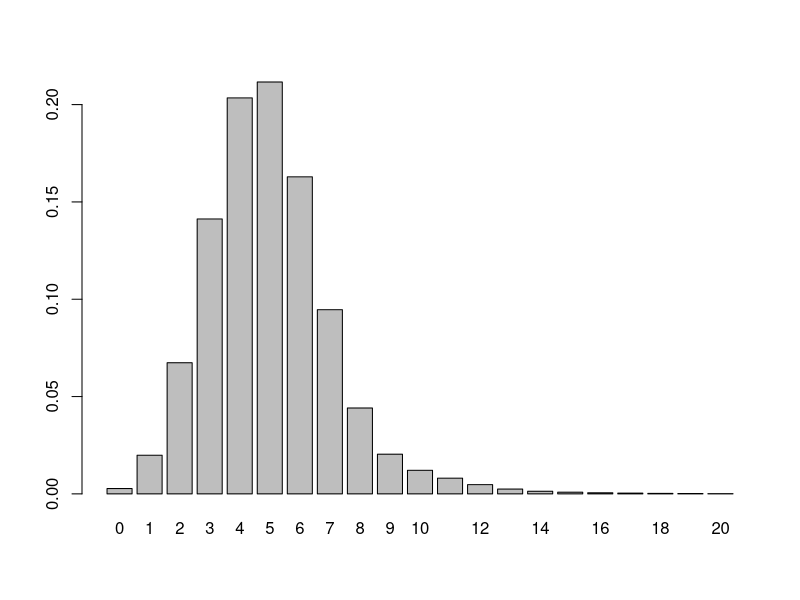
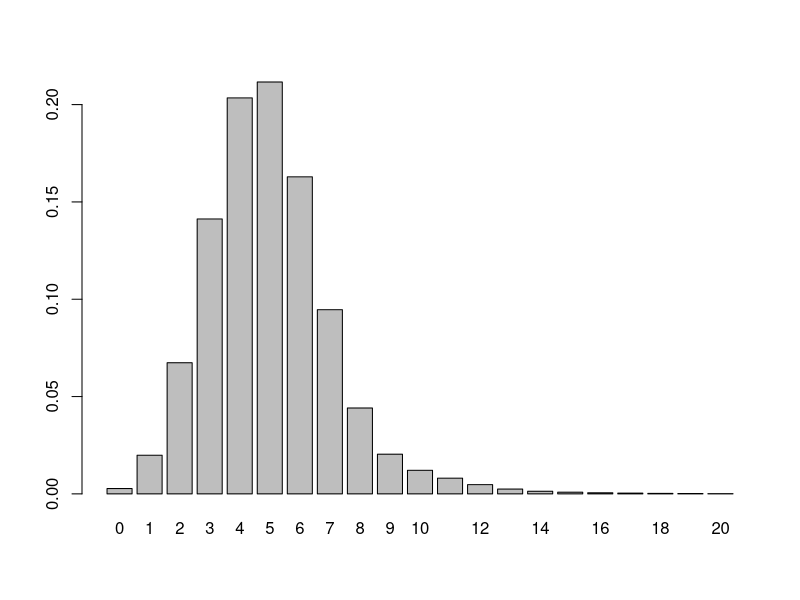
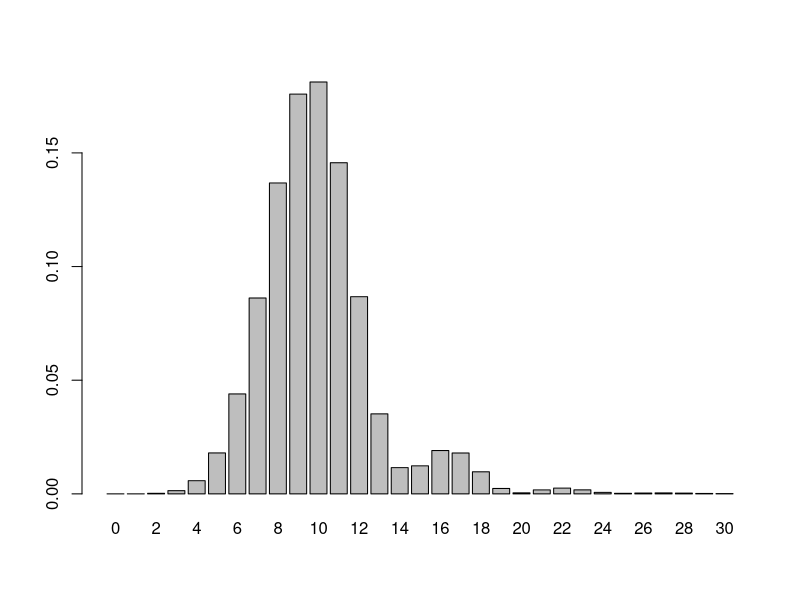
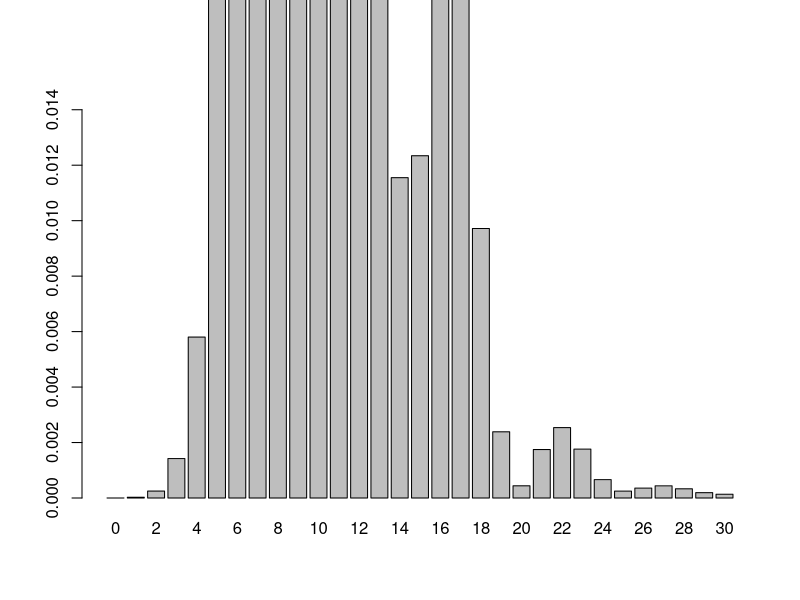
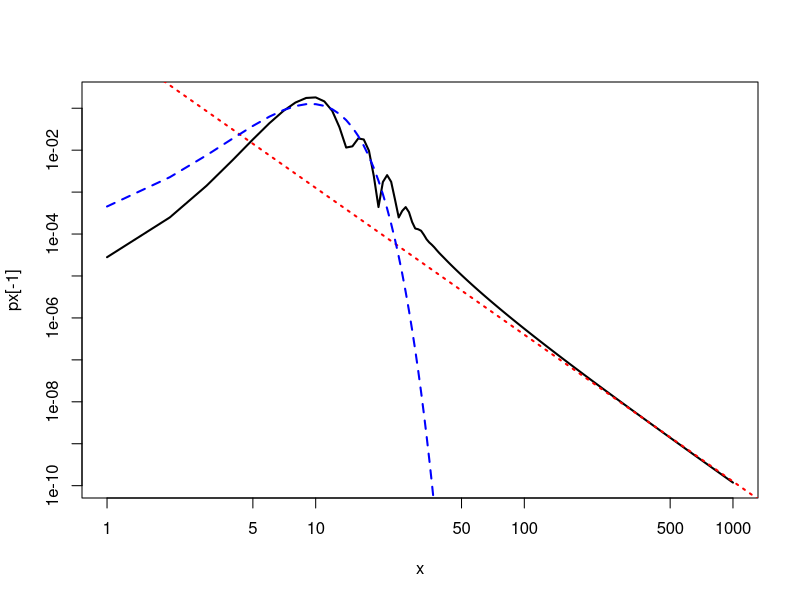
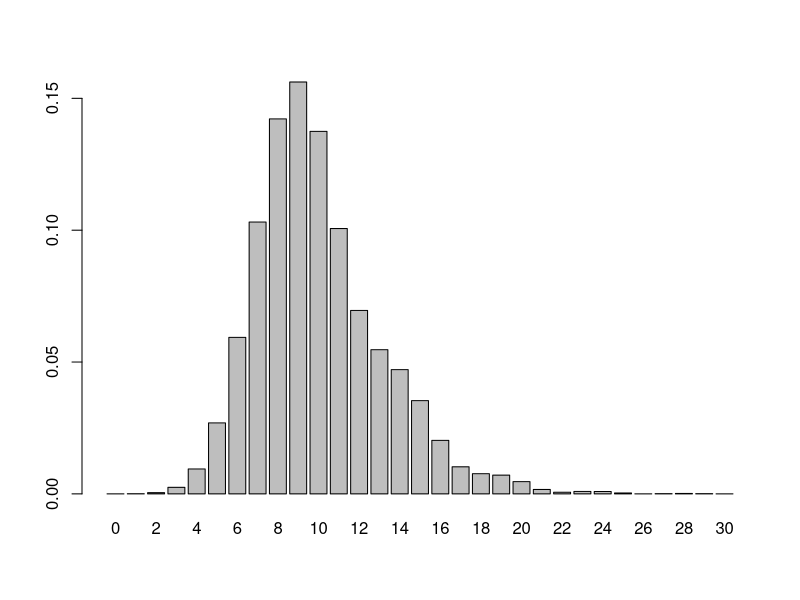
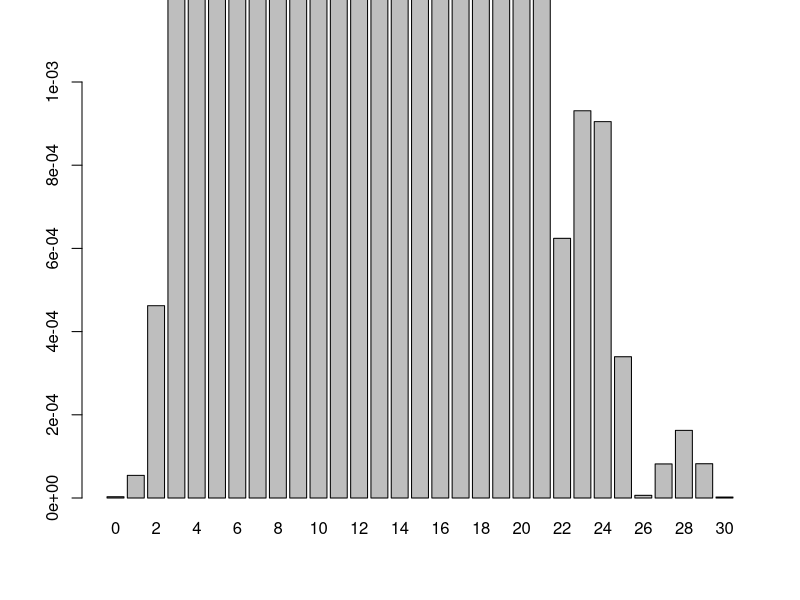
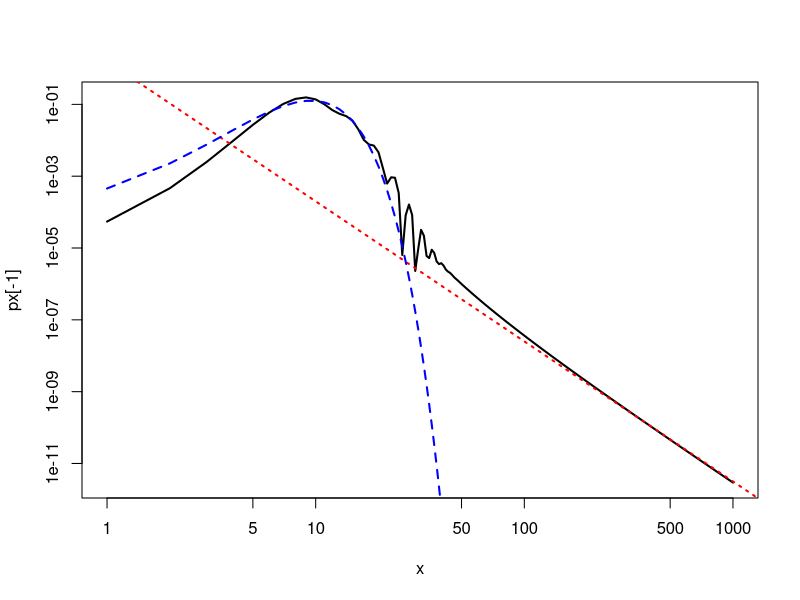

The R script that drew these images, in order:
## ---- chunk 1
library(tidyverse)
theme_set(theme_bw())
#source("util.R")
## ---- chunk 2
# alpha<-2.5
# gamma<-0.9
# delta<-5

validgamma<-function(gamma,alpha){
  if(alpha<=0){ #alpha must be positive
    return(FALSE)
  }
  if(gamma==0){ #if gamma=0, this is ordinary Poisson, so alpha=1 by convention
    return(alpha==1)
  }
  #hereafter assume gamma!=0
  gpos<- gamma>0
  if(alpha<1){
    return(gpos) #gamma should be positive
  } else if(alpha<=2){
    return(!gpos) #gamma should be negative
  } else { #alpha>2
    alpha_star<-ceiling(alpha)
    if(alpha==alpha_star){ #integer values of alpha>2 not allowed
      return(FALSE)
    } else if(alpha_star%%2==1){
      return(gpos) #gamma positive when ceil(alpha) is odd
    } else {
      return(!gpos)
    }
  }
}

check_delta<-function(delta,gamma,alpha){
  if(delta< -gamma*alpha){
    stop("Must have delta>= -gamma*alpha to ensure P(X=1) is nonnegative")
  } else if(delta< -gamma){
    stop("Must have delta>= -gamma to ensure P(X=0)<=1")
  }
  #if delta>= -alpha*gamma, all probabilities are valid for alpha<=2
  #if alpha>2, even if both of these conditions are met, it's still possible
  #to have invalid probabilities. These are caught dynamically by the 
  #PMF function since there doesn't appear to be a closed from constraint.
  #increasing delta or making |gamma| closer to zero will always
  #make the PMF more well behaved.
}

dstable_pmf_naive<-function(nmax,delta,gamma,alpha){
  #compute the discrete stable PMF for non-integer alpha
  #nmax is the largest nonnegative integer at which to evaluate the PMF
  #will return P(X=n) for n=0,1,...,nmax
  #delta is location parameter
  #gamma is scale parameter
  #alpha is shape (tail) parameter
  #all parameters can only be scalars
  #evaluates the PMF using a direct recursion method
  #may not have great numerical stability
  stopifnot(validgamma(gamma,alpha))
  #direct way (numerical underflow likely)
  #assume alpha is not an integer, for alpha=1,2 handle separately
  #nmax<-100
  #nvals<-0:nmax
  jvals<-2:nmax
  check_delta(delta,gamma,alpha)
  dag<-delta+alpha*gamma
  weights<-c(dag, gamma*jvals*choose(alpha,jvals)*(-1)^(jvals-1))
  probs<-vector("numeric",length=nmax+1)
  probs[1]<-exp(-delta-gamma) #P(X=0)
  if(nmax==0){ #edge case where only want P(X=0)
    return(probs[1])
  } 
  for(n in 1:nmax){
    probs[n+1]<- mean(probs[n:1]*weights[1:n]) #P(X=n), mean does 1/n part
    if(probs[n+1]<0){
      stop("negative probability encountered, increase delta or decrease absolute value of gamma")
    }
  }
  return(probs)
}
probs<-dstable_pmf_naive(20,delta=5.0,gamma=.9,alpha=2.5)
barplot(probs,names.arg=0:(length(probs)-1))
sum(probs)
## ---- chunk 3
log1mexp<-function(x){
  #slightly modified from original VGAM implementation
  stopifnot(all(x[!is.na(x)]>0))
  ifelse(x<=log(2), log(-expm1(-x)), log1p(-exp(-x)))
}

signed_logSumExp<-function(lx,nn){
  #lx is log|x| where x could be positive or negative
  #nn is a logical vector indicating which elements of x are nonnegative
  #ie, nn<- sign(x)>=0
  #computes log(sum(x)) with numerical stability
  #we require that the sum of x be positive otherwise it throws an error
  #the sum is never directly computed though
  #lx is allowed to be -Inf (ie, x can have exact zeros)
  A<-matrixStats::logSumExp(lx,nn)
  B<-matrixStats::logSumExp(lx,!nn)
  A+log1mexp(A-B)
}

dstable_pmf<-function(nmax,delta,gamma,alpha,log=FALSE){
  #compute the discrete stable PMF for non-integer alpha
  #nmax is the largest nonnegative integer at which to evaluate the PMF
  #will return P(X=n) for n=0,1,...,nmax
  #delta is location parameter
  #gamma is scale parameter
  #alpha is shape (tail) parameter
  #all parameters can only be scalars
  stopifnot(validgamma(gamma,alpha))
  #assume alpha is not an integer, for alpha=1,2 handle separately
  jvals<-2:nmax
  check_delta(delta,gamma,alpha)
  dag<-delta+alpha*gamma
  ldag<-log(dag)
  #weights<-c(dag, gamma*jvals*choose(alpha,jvals)*(-1)^(jvals-1))
  lwts<-c(ldag, log(abs(gamma))+log(jvals)+lchoose(alpha,jvals))
  lp<-vector("numeric",length=nmax+1)
  lp[1]<- -delta-gamma #logP(X=0)
  if(nmax==0){ #edge case where only want P(X=0)
    return(ifelse(log,lp[1],exp(lp[1])))
  }
  nn<-rep.int(TRUE,nmax) #1,2,3,...,nmax. Which weights are nonnegative?
  #negative weights can only occur with alpha>2
  if(alpha>2){
    if(gamma>0){ #this implies ceil(alpha) is odd
      #negative terms are j=2,4,...floor(alpha)
      negterms<-seq(from=2,to=floor(alpha),by=2)
    } else { #case where ceil(alpha) is even
      #negative terms are j=3,5,...,floor(alpha)
      negterms<-seq(from=3,to=floor(alpha),by=2)
    }
    nn[negterms]<-FALSE
  }
  for(n in 1:nmax){
    terms<- lp[n:1] + lwts[1:n]
    lp[n+1]<- signed_logSumExp(terms,nn[1:n]) - log(n)
  }
  if(log){
    return(lp)
  } else {
    return(exp(lp))
  }
}
## ---- chunk 4
probs1<-dstable_pmf_naive(20,delta=5.0,gamma=.9,alpha=2.5)
#barplot(probs1,names.arg=0:(length(probs1)-1))
probs2<-dstable_pmf(20,delta=5.0,gamma=0.9,alpha=2.5)
barplot(probs2,names.arg=0:(length(probs2)-1))
max(abs(probs1-probs2))
sum(probs2)
## ---- chunk 5
find_gamma_limit_gt2<-function(alpha, delta, n=delta*10, tol=1e-3, gamma_start = 1e-3, gamma_max = 1e6){
  stopifnot(alpha > 2, alpha != round(alpha), delta >= 0, tol > 0)
  # sign convention from ceiling(alpha) parity
  gamma_sign <- if (ceiling(alpha) %% 2 == 1) 1 else -1
  is_valid <- function(g){
    tryCatch({
      dstable_pmf(n=n,delta=delta,gamma=g,alpha=alpha)
      return(TRUE)
    }, error = function(e) FALSE)
  }
  # anchor: |gamma| = 0 treated as valid lower bound
  lo <- 0
  hi <- gamma_start
  # expand hi geometrically until we find an invalid magnitude
  repeat {
    if (!is_valid(gamma_sign * hi)) break
    lo <- hi
    hi <- hi * 2
    if (hi > gamma_max) {
      stop("No invalid gamma found up to gamma_max = ", gamma_max,
           "; increase gamma_max or check pmf_fun.")
    }
  }
  # bisection: lo is valid, hi is invalid, shrink until width < epsilon
  while ((hi - lo) > tol) {
    mid <- (lo + hi) / 2
    if (is_valid(gamma_sign * mid)) {
      lo <- mid
    } else {
      hi <- mid
    }
  }
  return(gamma_sign*lo)
}

find_gamma_limit<-function(alpha,delta,...){
  #for a given value of tail index (alpha) and location (delta), return the gamma value with largest absolute value
  #such that the parameter combination is still valid but it is not valid for any gamma with larger abs val. 
  #based on numerical pmf evaluation of P(X=0),P(X=1),...,P(X=n)
  #... additional args passed to find_gamma_boundary_gt2
  stopifnot(alpha>0)
  if(alpha<1){
    #mean is not finite, gamma>0 is only lower bounded by -delta/alpha in the weird case of delta<0
    return(Inf)
  } 
  stopifnot(delta>=0)
  if(alpha<=2){ #gamma<=0 for alpha in [1,2]
    return(-alpha*delta)
  }
  find_gamma_limit_gt2(alpha,delta,...)
}

alpha<-2.9; delta<-10; 
find_gamma_limit(alpha,delta)
## ---- chunk 6
n<-30
probs<-dstable_pmf(n,delta=10.0,gamma=3.4,alpha=2.5)#,log=TRUE)
barplot(probs,names.arg=0:n)
barplot(probs,names.arg=0:n, ylim=c(0,.015))
x<-1:1000
px<-dstable_pmf(max(x),delta=10.0,gamma=3.4,alpha=2.5)#,log=TRUE)
plot(x,px[-1],type="l",log="xy",lwd=2)
abline(0.6,-3.5,lty=3,col="red",lwd=2)
lines(x,dpois(x,10),lty=2,col="blue",lwd=2)
## ---- chunk 7
n<-30
probs<-dstable_pmf(n,delta=10.0,gamma=2.7,alpha=2.9)#,log=TRUE)
barplot(probs,names.arg=0:n)
barplot(probs,names.arg=0:n, ylim=c(0,.001))
x<-1:1000
px<-dstable_pmf(max(x),delta=10.0,gamma=2.7,alpha=2.9)#,log=TRUE)
plot(x,px[-1],type="l",log="xy",lwd=2)
abline(0.2,-3.9,lty=3,col="red",lwd=2)
lines(x,dpois(x,10),lty=2,col="blue",lwd=2)
## ---- chunk 8
# scen<-data.frame(n=30,delta=10.0,gamma=c(3.4,2.7))
# pfunc<-function(
## ---- chunk 9
n<-35
probs<-dstable_pmf(n,delta=10.0,gamma=-0.95,alpha=3.1)#,log=TRUE)
barplot(probs,names.arg=0:n)
barplot(probs,names.arg=0:n,ylim=c(0,1e-4))
x<-1:1000
px<-dstable_pmf(max(x),delta=10.0,gamma=-0.95,alpha=3.1)#,log=TRUE)
plot(x,px[-1],type="l",log="xy",lwd=2)
abline(-0.2,-4.1,lty=3,col="red",lwd=2)
lines(x,dpois(x,10),lty=2,col="blue",lwd=2)
## ---- chunk 10
n<-35
probs<-dstable_pmf(n,delta=10.0,gamma=-1.5,alpha=3.25)#,log=TRUE)
barplot(probs,names.arg=0:n)
barplot(probs,names.arg=0:n,ylim=c(0,2e-4))
x<-1:1000
px<-dstable_pmf(max(x),delta=10.0,gamma=-1.5,alpha=3.25)#,log=TRUE)
plot(x,px[-1],type="l",log="xy",lwd=2)
abline(0.45,-4.25,lty=3,col="red",lwd=2)
lines(x,dpois(x,10),lty=2,col="blue",lwd=2)
## ---- chunk 11
n<-50
probs<-dstable_pmf(n,delta=10.0,gamma=-1.22,alpha=3.5)#,log=TRUE)
barplot(probs,names.arg=0:n)
barplot(probs,names.arg=0:n,ylim=c(0,1e-4))
x<-1:1000
px<-dstable_pmf(max(x),delta=10.0,gamma=-1.22,alpha=3.5)#,log=TRUE)
plot(x,px[-1],type="l",log="xy",lwd=2)
abline(0.7,-4.5,lty=3,col="red",lwd=2)
lines(x,dpois(x,10),lty=2,col="blue",lwd=2)
## ---- chunk 12
n<-50
probs<-dstable_pmf(n,delta=10.0,gamma=-0.81,alpha=3.9)#,log=TRUE)
barplot(probs,names.arg=0:n)
barplot(probs,names.arg=0:n,ylim=c(0,1e-5))
x<-1:1000
px<-dstable_pmf(max(x),delta=10.0,gamma=-0.81,alpha=3.9)#,log=TRUE)
plot(x,px[-1],type="l",log="xy",lwd=2)
abline(0.2,-4.9,lty=3,col="red",lwd=2)
lines(x,dpois(x,10),lty=2,col="blue",lwd=2)
## ---- chunk 13
# n<-21
# pd<-data.frame(alpha=rep(c(0.8,1,1.5),2), sigma=2)
# pd$gamma<-sigma2gamma(pd$sigma,pd$alpha)
# #pd$gamma<-round(pd$gamma)
# pd$delta[1:3]<-pd$alpha[1:3]*pd$gamma[1:3]+0.1
# pd$delta[c(4,6)]<-pd$gamma[c(4,6)]*pd$alpha[c(4,6)]^2
# pd$delta[5]<-2*pd$alpha[5]*pd$gamma[5]
# #pd$delta<-ceiling(pd$delta)
# # pd$gamma[1:3]<- (pd$delta[1:3]-0.1)/pd$alpha[1:3] #valid PMF but not self-decomp
# # pd$gamma[c(4,6)]<-(pd$delta[c(4,6)]-0.1)/pd$alpha[c(4,6)]^2 #self-decomp
# # pd$gamma[5]<- (pd$delta[5]-0.1)/(2*pd$alpha[5])
# # pd$sigma<-gamma2sigma(pd$gamma,pd$alpha)
# pd$self_decomp<-rep(c("not discretely self-decomposable","discretely self-decomposable"),each=3)
# pd$alpha_txt<-paste0("alpha=",pd$alpha)
# x<-0:(n-1)
# pd2<- pd %>% group_by(alpha_txt,self_decomp) %>% 
#   reframe(x=x, px=dpoistable(x,alpha,sigma,delta))

# pd$delta_txt<-paste0("delta= ",signif(pd$delta,3))
# pd$gamma_txt<-paste0("gamma= ",signif(pd$gamma,3))
# ggplot(pd2)+geom_col(aes(x=x,y=px))+
#   facet_grid(alpha_txt~self_decomp,scales="free_y")+
#   geom_text(data=pd,aes(x=Inf,y=Inf,label=gamma_txt),hjust=1.05,vjust=1.3)+
#   geom_text(data=pd,aes(x=Inf,y=Inf,label=delta_txt),hjust=1.05,vjust=2.6)+
#   theme(panel.grid.minor = element_blank())+ylab("P(X=x)")
# #+geom_vline(aes(xintercept=delta))
# ggsave("discrete_stable_pmfs.pdf",width=6,height=6)

# #transposed
# pd3<-pd2 %>% mutate(
#   self_decomp=fct_recode(self_decomp,
#                          "not disc. self-decomp."="not discretely self-decomposable",
#                          "disc. self-decomp."="discretely self-decomposable"))
# pd3$self_decomp<-factor(pd3$self_decomp)
# pd4<-pd %>% mutate(
#   self_decomp=fct_recode(self_decomp,
#                          "not disc. self-decomp."="not discretely self-decomposable",
#                          "disc. self-decomp."="discretely self-decomposable"))
# pd4$self_decomp<-factor(pd4$self_decomp)
# ggplot(pd3)+geom_col(aes(x=x,y=px))+
#   facet_grid(self_decomp~alpha_txt,scales="free_y")+
#   geom_text(data=pd4,aes(x=Inf,y=Inf,label=gamma_txt),hjust=1.05,vjust=1.3)+
#   geom_text(data=pd4,aes(x=Inf,y=Inf,label=delta_txt),hjust=1.05,vjust=2.6)+
#   theme(panel.grid.minor = element_blank())+ylab("P(X=x)")
# ggsave("discrete_stable_pmfs_wide.pdf",width=6,height=4)
